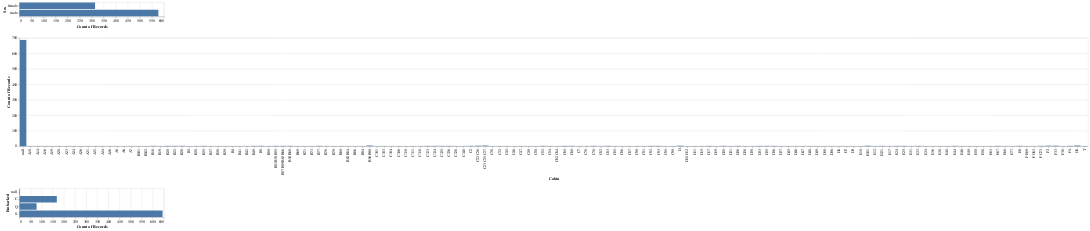

The notebook cell this image was saved under:
### Code cell
#Sex, Cabin, Embarked

plot_sex = alt.Chart(train_df).mark_bar().encode(
    y='Sex',
    x='count()')
plot_cabin = alt.Chart(train_df).mark_bar().encode(
    x='Cabin',
    y='count()')
plot_embarked = alt.Chart(train_df).mark_bar().encode(
    y='Embarked',
    x='count()')

plot_sex & plot_cabin & plot_embarked

### Figure 1 — Vega-Lite specification as saved in the notebook (floating-point values rounded to 4 significant figures; data arrays with more than 128 entries replaced by an {"elided": "..."} marker saying what was removed)
{"$schema": "https://vega.github.io/schema/vega-lite/v4.8.1.json", "config": {"view": {"continuousHeight": 300, "continuousWidth": 400}}, "data": {"name": "data-bc579b8b68175c86ec4d4572c3e7738f"}, "datasets": {"data-bc579b8b68175c86ec4d4572c3e7738f": {"elided": "891 records"}}, "vconcat": [{"encoding": {"x": {"aggregate": "count", "type": "quantitative"}, "y": {"field": "Sex", "type": "nominal"}}, "mark": "bar"}, {"encoding": {"x": {"field": "Cabin", "type": "nominal"}, "y": {"aggregate": "count", "type": "quantitative"}}, "mark": "bar"}, {"encoding": {"x": {"aggregate": "count", "type": "quantitative"}, "y": {"field": "Embarked", "type": "nominal"}}, "mark": "bar"}]}
